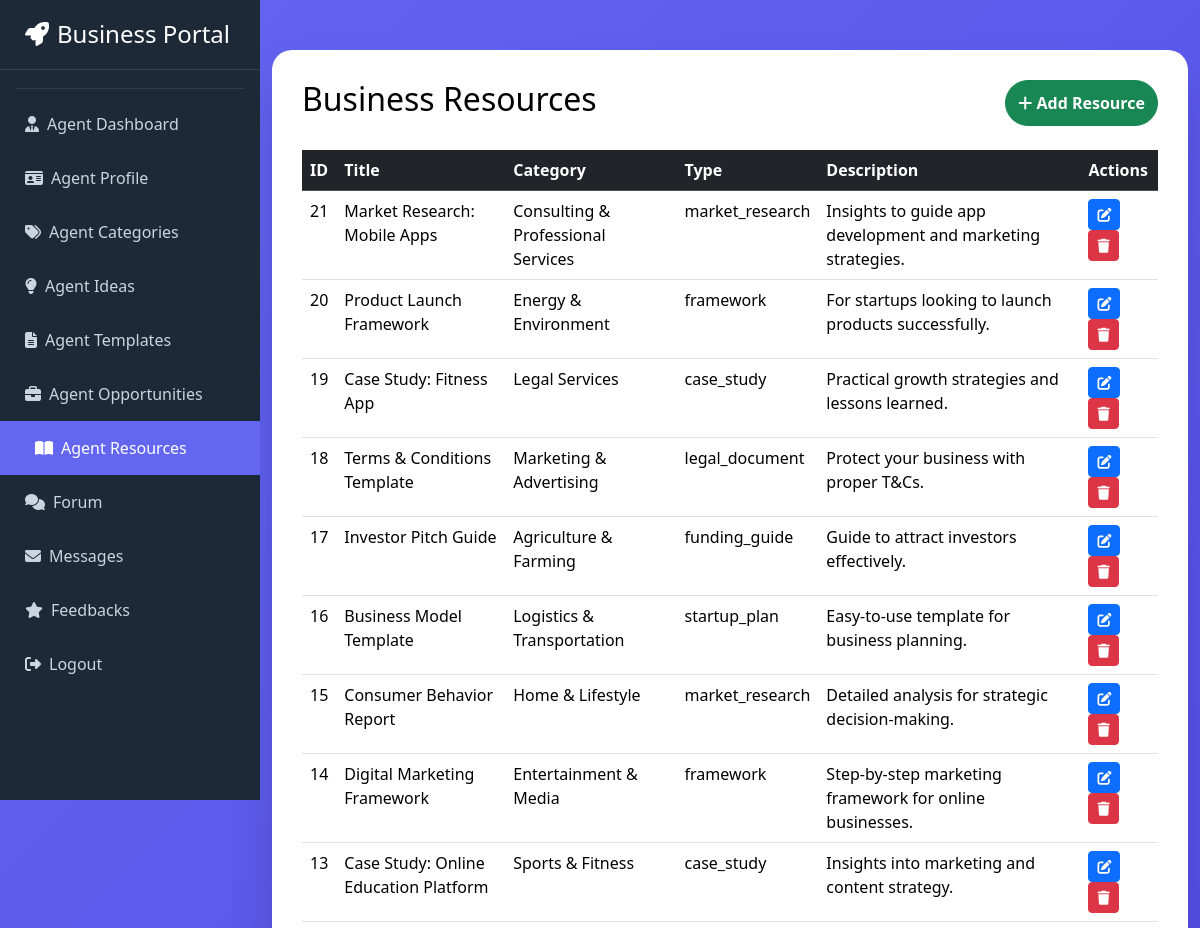
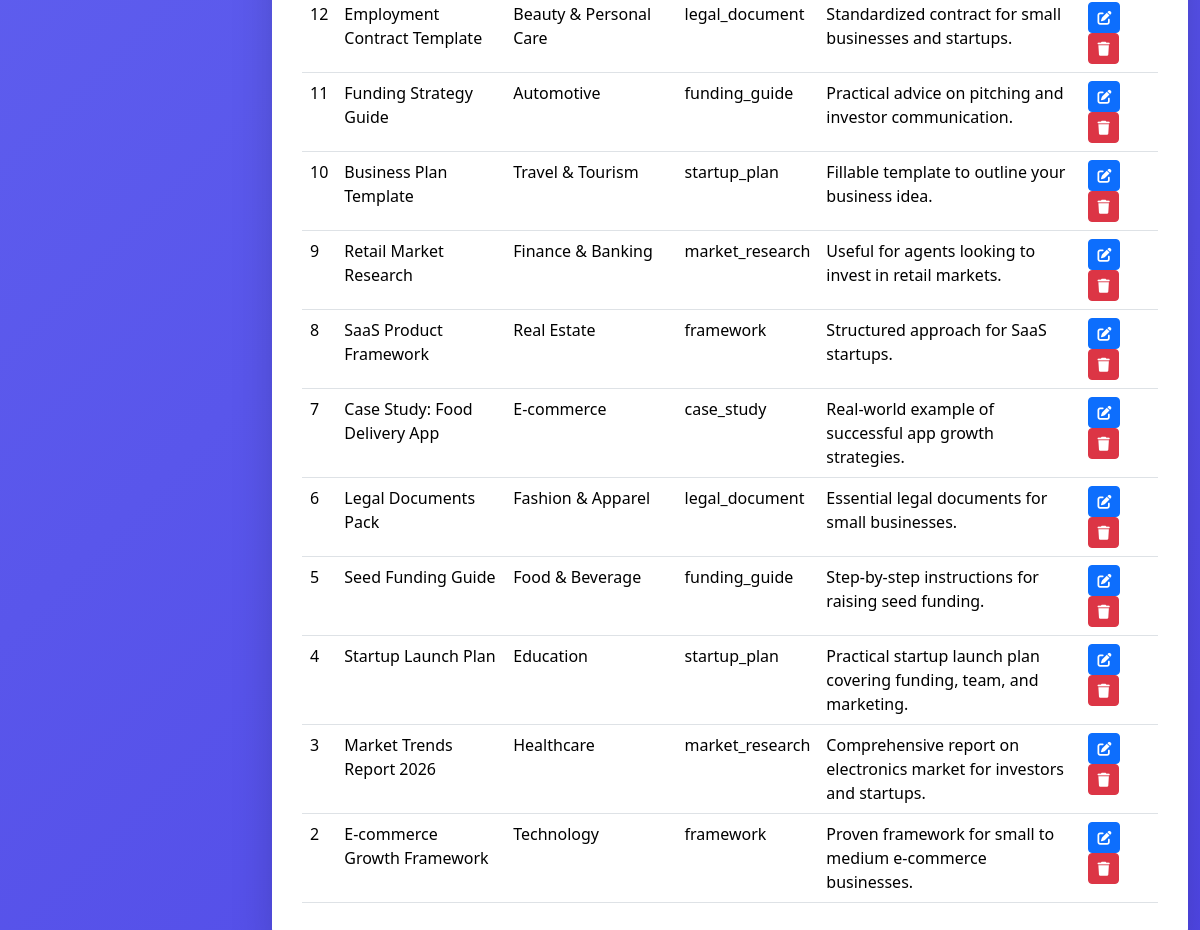
The app's page /agent/agent_resources.php (signed in) with its own data (2 pictures, top to bottom).
### tables this page shows
CREATE TABLE `business_resources` (
  `resource_id` int(11) NOT NULL,
  `agent_id` int(11) NOT NULL,
  `category_id` int(11) NOT NULL,
  `title` varchar(200) NOT NULL,
  `content` text DEFAULT NULL,
  `type` enum('framework','market_research','startup_plan','funding_guide','legal_document','case_study') NOT NULL,
  `description` text DEFAULT NULL,
  `created_at` timestamp NOT NULL DEFAULT current_timestamp()
);

CREATE TABLE `business_categories` (
  `id` int(11) NOT NULL,
  `name` varchar(100) NOT NULL,
  `description` text DEFAULT NULL,
  `created_at` timestamp NOT NULL DEFAULT current_timestamp()
);

### agent/agent_resources.php (the view, shortened to what this page needs)
<?php
include 'config.php';
$res_query = mysqli_query($conn, "
    SELECT br.*, bc.name AS category_name
    FROM business_resources br
    JOIN business_categories bc ON bc.id = br.category_id
    WHERE br.agent_id=".$_SESSION['user_id']."
    ORDER BY br.resource_id DESC
");
?>
<!DOCTYPE html>
<html lang="en">
<head>
<link href="https://cdn.jsdelivr.net/npm/bootstrap@5.3.3/dist/css/bootstrap.min.css" rel="stylesheet">
<link href="https://cdnjs.cloudflare.com/ajax/libs/font-awesome/6.5.0/css/all.min.css" rel="stylesheet">
</head>
<body>
<?php include 'sidebar.php'; ?>
<div class="container">
    <div class="res-card">
        <div class="d-flex justify-content-between mb-4">
            <h2 class="text-dark">Business Resources</h2>
            <button class="btn btn-success btn-action" data-bs-toggle="modal" data-bs-target="#addResourceModal">
                <i class="fas fa-plus"></i> Add Resource
            </button>
        </div>
        <table class="table table-hover">
            <thead class="table-dark">
                <tr>
                    <th>ID</th>
                    <th>Title</th>
                    <th>Category</th>
                    <th>Type</th>
                    <th>Description</th>
                    <th>Actions</th>
                </tr>
            </thead>
            <tbody>
            <?php while($res = mysqli_fetch_assoc($res_query)): ?>
                <tr>
                    <td><?= $res['resource_id'] ?></td>
                    <td><?= htmlspecialchars($res['title']) ?></td>
                    <td><?= htmlspecialchars($res['category_name']) ?></td>
                    <td><?= $res['type'] ?></td>
                    <td><?= htmlspecialchars($res['description']) ?></td>
                    <td>
                        <button class="btn btn-primary btn-sm" data-bs-toggle="modal" data-bs-target="#editResourceModal<?= $res['resource_id'] ?>">
                            <i class="fas fa-edit"></i>
                        </button>
                        <form method="POST" class="d-inline">
                            <button type="submit" name="delete_resource" class="btn btn-danger btn-sm">
                                <i class="fas fa-trash"></i>
                            </button>
                        </form>
                    </td>
                </tr>
            <?php endwhile; ?>
            </tbody>
        </table>
    </div>
</div>
</body>
</html>

### agent/agent_resources.php (style rules this page uses)
body { background: linear-gradient(135deg, #6366f1 0%, #4f46e5 100%); min-height: 100vh; margin-left: 260px; color: #fff; }
.res-card { max-width: 1000px; margin: 50px auto; background: #fff; border-radius: 20px; padding: 30px; color: #000; box-shadow: 0 25px 50px -12px rgba(0,0,0,0.25); }
.btn-action { border-radius: 50px; font-weight: bold; }
.text-dark { color: #000 !important; }

### agent/sidebar.php (style rules this page uses)
:root { --primary: #6366f1; --dark: #1e2937; }

### records on screen
business_resources: resource_id "21", title "Market Research: Mobile Apps", category.name "Consulting & Professional Services", type "market_research", description "Insights to guide app development and marketing strategies."
business_resources: resource_id "20", title "Product Launch Framework", category.name "Energy & Environment", type "framework", description "For startups looking to launch products successfully."
business_resources: resource_id "19", title "Case Study: Fitness App", category.name "Legal Services", type "case_study", description "Practical growth strategies and lessons learned."
business_resources: resource_id "18", title "Terms & Conditions Template", category.name "Marketing & Advertising", type "legal_document", description "Protect your business with proper T&Cs."
business_resources: resource_id "17", title "Investor Pitch Guide", category.name "Agriculture & Farming", type "funding_guide", description "Guide to attract investors effectively."
business_resources: resource_id "16", title "Business Model Template", category.name "Logistics & Transportation", type "startup_plan", description "Easy-to-use template for business planning."
business_resources: resource_id "15", title "Consumer Behavior Report", category.name "Home & Lifestyle", type "market_research", description "Detailed analysis for strategic decision-making."
business_resources: resource_id "14", title "Digital Marketing Framework", category.name "Entertainment & Media", type "framework", description "Step-by-step marketing framework for online businesses."
business_resources: resource_id "13", title "Case Study: Online Education Platform", category.name "Sports & Fitness", type "case_study", description "Insights into marketing and content strategy."
business_resources: resource_id "12", title "Employment Contract Template", category.name "Beauty & Personal Care", type "legal_document", description "Standardized contract for small businesses and startups."
business_resources: resource_id "11", title "Funding Strategy Guide", category.name "Automotive", type "funding_guide", description "Practical advice on pitching and investor communication."
business_resources: resource_id "10", title "Business Plan Template", category.name "Travel & Tourism", type "startup_plan", description "Fillable template to outline your business idea."
business_resources: resource_id "9", title "Retail Market Research", category.name "Finance & Banking", type "market_research", description "Useful for agents looking to invest in retail markets."
business_resources: resource_id "8", title "SaaS Product Framework", category.name "Real Estate", type "framework", description "Structured approach for SaaS startups."
business_resources: resource_id "7", title "Case Study: Food Delivery App", category.name "E-commerce", type "case_study", description "Real-world example of successful app growth strategies."
business_resources: resource_id "6", title "Legal Documents Pack", category.name "Fashion & Apparel", type "legal_document", description "Essential legal documents for small businesses."
business_resources: resource_id "5", title "Seed Funding Guide", category.name "Food & Beverage", type "funding_guide", description "Step-by-step instructions for raising seed funding."
business_resources: resource_id "4", title "Startup Launch Plan", category.name "Education", type "startup_plan", description "Practical startup launch plan covering funding, team, and marketing."
business_resources: resource_id "3", title "Market Trends Report 2026", category.name "Healthcare", type "market_research", description "Comprehensive report on electronics market for investors and startups."
business_resources: resource_id "2", title "E-commerce Growth Framework", category.name "Technology", type "framework", description "Proven framework for small to medium e-commerce businesses."
